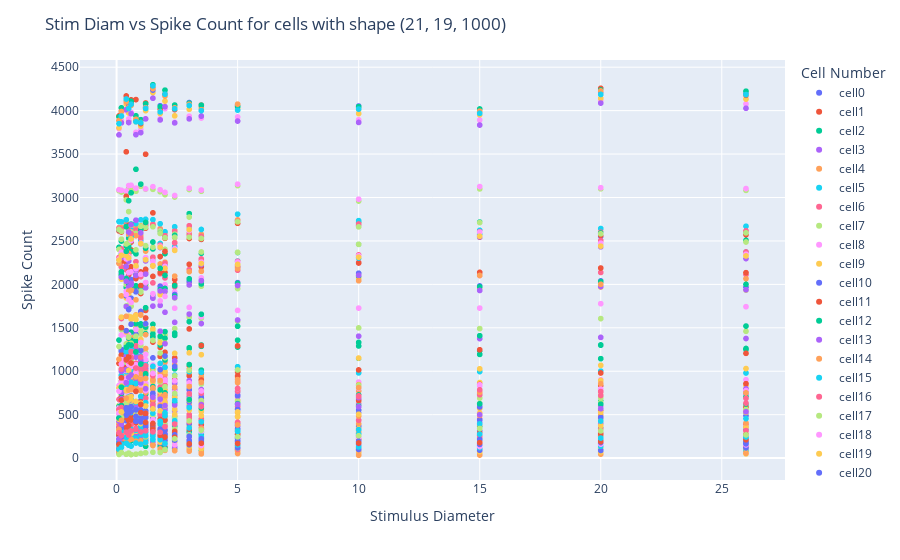

Notebook code cell kept with this figure:
### Code cell
import plotly.express as px

fig = px.scatter(datadf,datadf["Stimulus Diameter"], datadf["Spike Count"],color=datadf['Cell Number'])


# Add titles and labels
fig.update_layout(
    title='Stim Diam vs Spike Count for cells with shape (21, 19, 1000)',
    xaxis_title='Stimulus Diameter',
    yaxis_title='Spike Count',
    autosize = True)

# Display the interactive scatterplot
fig.show()
